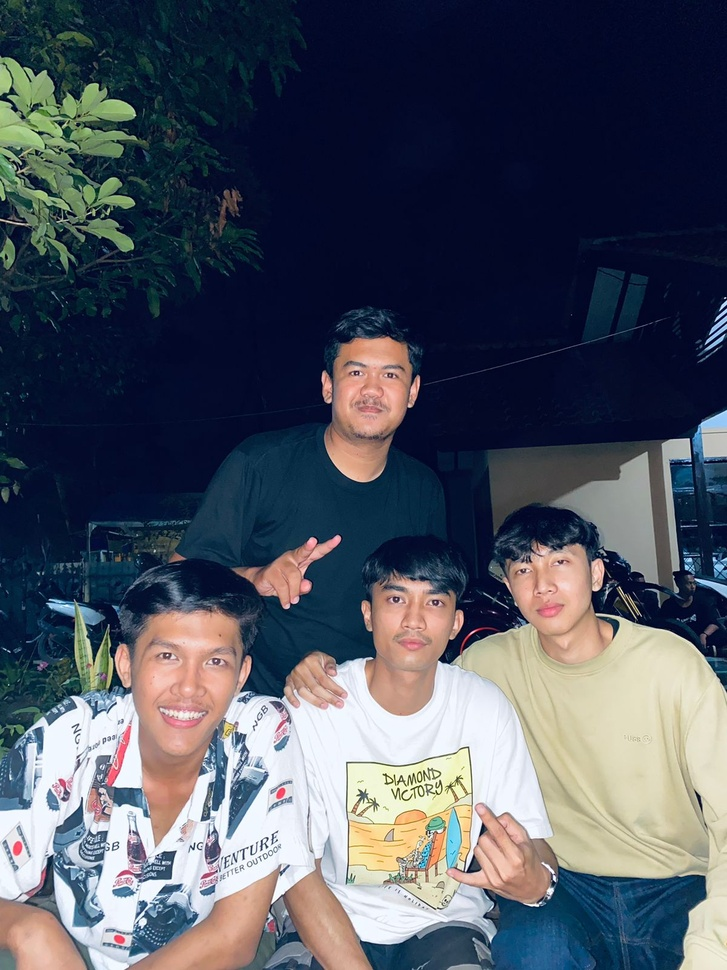
#> input picture 1207070103_Reza Fajriatul Haq/Image/sha.jpg, 727 x 970 px, shrunk from 1200 x 1600 before the run
$ python 05-FeatureDetectionandMatching.py
#> lines starting #> are read from the running program, lines starting #| are printed output that depends on the picture
# Contoh Script untuk feature detection and Matching
# Modifikasi script ini untuk mencoba metode yang berbeda
import cv2
import numpy as np
from matplotlib import pyplot as plt

# Gunakan gambar yang ada pada laptop masing-masing
img1 = cv2.imread('Image/sha.jpg')  # Gambar yang dituju
#> img1 is the input picture: shape (970, 727, 3); mean B, G, R 95, 82.6, 77.1
img2 = cv2.imread('Image/sha1.jpg')  # Gambar yang dicari
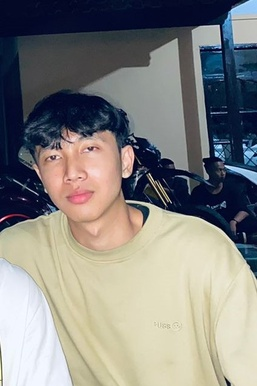
#> input picture 1207070103_Reza Fajriatul Haq/Image/sha1.jpg, 257 x 386 px, shrunk from 424 x 636 before the run
#> img2 is the input picture: shape (386, 257, 3); mean B, G, R 128.7, 131.2, 132.1

gray1 = cv2.cvtColor(img1, cv2.COLOR_BGR2GRAY)
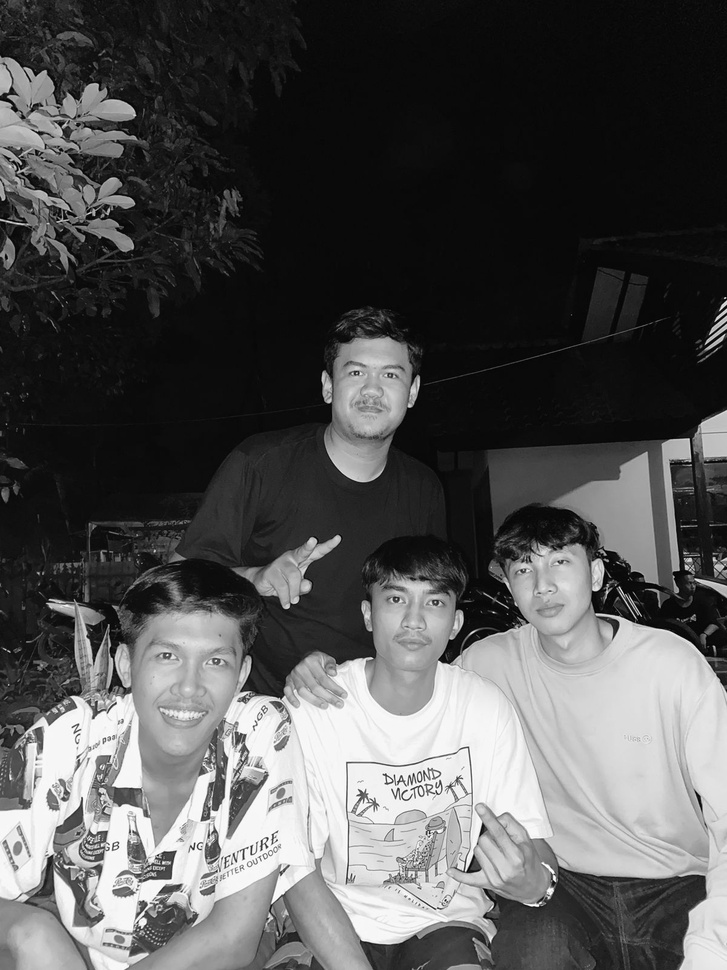
#> gray1: shape (970, 727); min 1, max 255, mean 82.4
gray2 = cv2.cvtColor(img2, cv2.COLOR_BGR2GRAY)
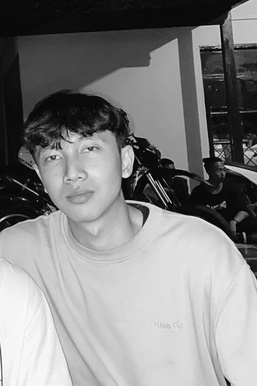
#> gray2: shape (386, 257); min 1, max 255, mean 131.2

# Menggunakan Detector SIFT
sift = cv2.SIFT_create()

# Mencari Keypoint dengan SIFT
kp1, des1 = sift.detectAndCompute(gray1, None)
#> kp1 = 2603 keypoints; strongest (x, y, size): (267, 847, 1.8), (398, 789, 1.9), (550, 891, 4.6), (537, 905, 2)
kp2, des2 = sift.detectAndCompute(gray2, None)
#> kp2 = 303 keypoints; strongest (x, y, size): (244, 146, 2.6), (137, 179, 2.1), (227, 166, 2.3), (216, 154, 3)

# Melakukan Matching dari hasil deteksi keypoints menggunakan BruteForce Matcher
bf = cv2.BFMatcher(cv2.NORM_L2, crossCheck=True)
matches = bf.match(des1, des2)
#> matches = 257 matches

# Mengurutkan matches berdasarkan jarak terdekat
matches = sorted(matches, key=lambda x: x.distance)

# Memilih 10 kecocokan terbaik
good = matches[:10]
#> good = 10 matches

# Menggambar hasil match pada gambar baru (img3)
img3 = cv2.drawMatches(img1, kp1, img2, kp2, good, None, flags=cv2.DrawMatchesFlags_NOT_DRAW_SINGLE_POINTS)
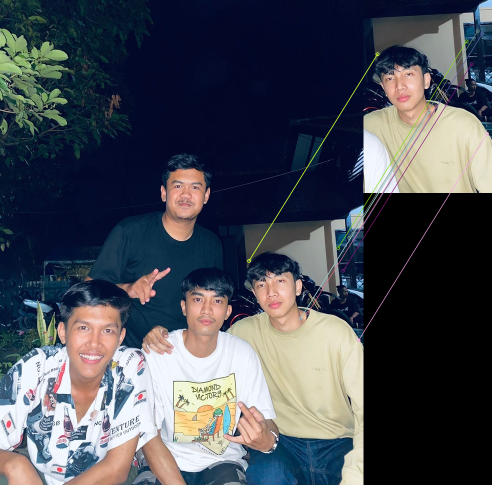
#> img3: shape (970, 984, 3) (shown at 1/2 size); mean B, G, R 83.7, 75, 71.1

# Menampilkan gambar hasil
plt.imshow(cv2.cvtColor(img3, cv2.COLOR_BGR2RGB))
plt.show()
